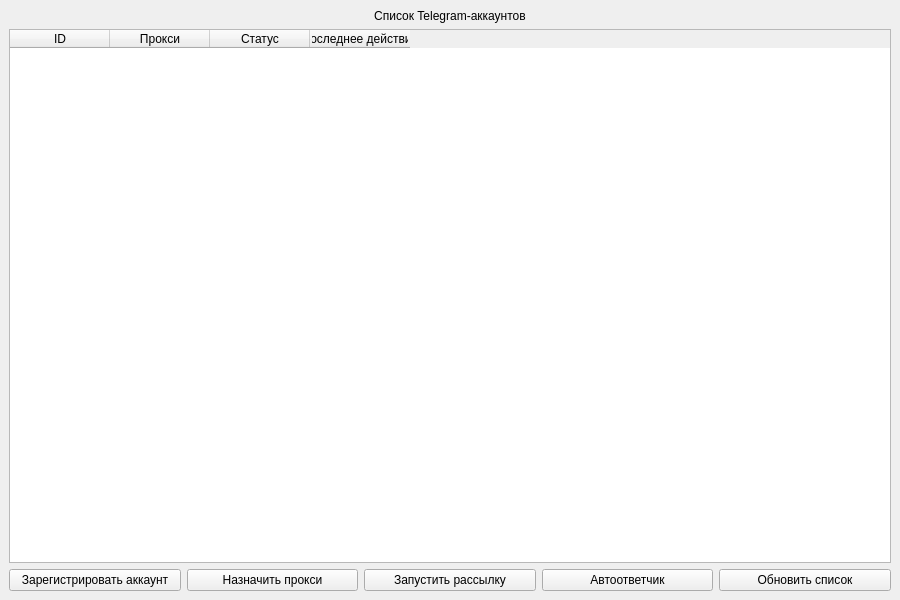
<?xml version="1.0" encoding="UTF-8"?>
<ui version="4.0">
 <class>MainWindow</class>
 <widget class="QMainWindow" name="MainWindow">
  <property name="geometry">
   <rect>
    <x>0</x>
    <y>0</y>
    <width>900</width>
    <height>600</height>
   </rect>
  </property>
  <property name="windowTitle">
   <string>TeleHerd — Telegram Farm Manager</string>
  </property>
  <widget class="QWidget" name="centralwidget">
   <layout class="QVBoxLayout" name="verticalLayout">
    <item>
     <widget class="QLabel" name="labelTitle">
      <property name="text">
       <string>Список Telegram-аккаунтов</string>
      </property>
      <property name="alignment">
       <set>Qt::AlignCenter</set>
      </property>
     </widget>
    </item>
    <item>
     <widget class="QTableWidget" name="tableAccounts">
      <property name="columnCount">
       <number>4</number>
      </property>
      <property name="rowCount">
       <number>0</number>
      </property>
      <column>
       <property name="text">
        <string>ID</string>
       </property>
      </column>
      <column>
       <property name="text">
        <string>Прокси</string>
       </property>
      </column>
      <column>
       <property name="text">
        <string>Статус</string>
       </property>
      </column>
      <column>
       <property name="text">
        <string>Последнее действие</string>
       </property>
      </column>
     </widget>
    </item>
    <item>
     <layout class="QHBoxLayout" name="buttonLayout">
      <item><widget class="QPushButton" name="btnRegister"><property name="text"><string>Зарегистрировать аккаунт</string></property></widget></item>
      <item><widget class="QPushButton" name="btnProxy"><property name="text"><string>Назначить прокси</string></property></widget></item>
      <item><widget class="QPushButton" name="btnBroadcast"><property name="text"><string>Запустить рассылку</string></property></widget></item>
      <item><widget class="QPushButton" name="btnRespond"><property name="text"><string>Автоответчик</string></property></widget></item>
      <item><widget class="QPushButton" name="btnRefresh"><property name="text"><string>Обновить список</string></property></widget></item>
     </layout>
    </item>
   </layout>
  </widget>
 </widget>
 <resources/>
 <connections/>
</ui>
